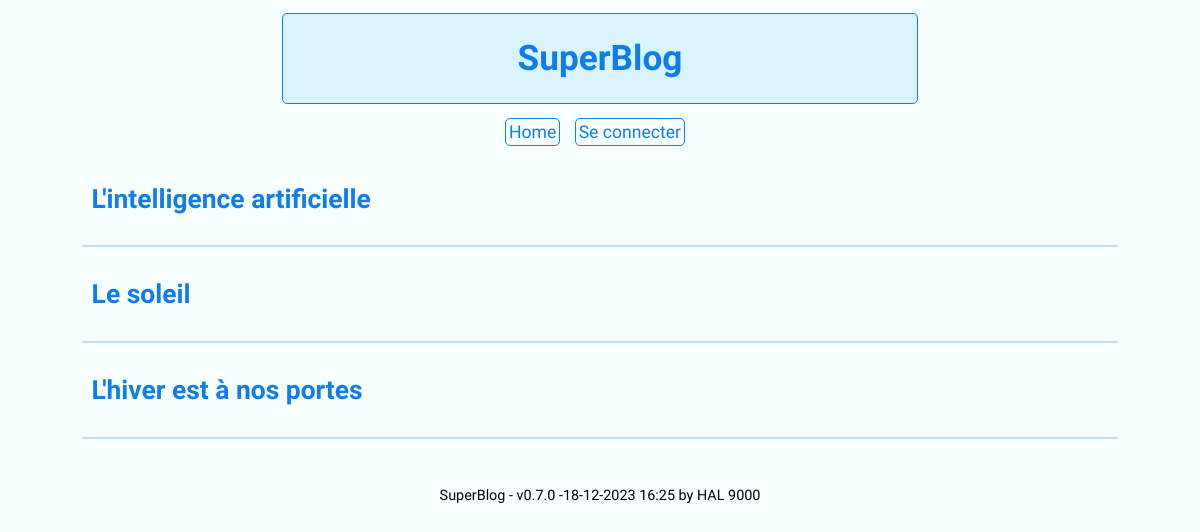
The page / on the database its author committed.
### tables this page shows
CREATE TABLE `articles` (
  `id` int(10) UNSIGNED NOT NULL,
  `title` varchar(250) NOT NULL,
  `content` longtext NOT NULL,
  `picture` varchar(250) DEFAULT NULL,
  `active` tinyint(3) UNSIGNED DEFAULT 1
);

### app/functions/fct-db.php (called while the page is built, shortened)
<?php
function getAllArticlesDB($conn, $active = '%') {
    try {
        $req = $conn->prepare("SELECT * FROM articles WHERE active LIKE :active ORDER BY id DESC");
        $req->bindParam(':active', $active);
        $req->execute();
        $resultat = $req->fetchall(PDO::FETCH_ASSOC);
        return $resultat;
    } catch (PDOException $e) {
        (DEBUG)? $st = 'Error : ' . $e->getMessage() : $st = "Error in : getAllArticlesDB() function";
        return $st;
    }
}

### app/functions/fct-ui.php (the view, shortened to what this page needs)
<?php
function displayNavigation(){
    $navigation = '';
    if($_SESSION['IDENTIFY']){
        $navigation .= '
        <nav>
            <ul class="menu">
                <li><a href="index.php">Home</a></li>
                <li><a href="manager.php">Gérer</a></li>
                <li><a href="add.php">Ajouter</a></li>
                <li><a href="logoff.php" class="btn-danger">Déconnexion</a></li>
            </ul>
            <div class="welcome"> Bienvenue <span>'.$_SESSION['user_email'].'</span></div>
        <nav>';
    }else{
        $navigation .= '
        <nav>
            <ul class="menu">
                <li><a href="index.php">Home</a></li>
                <!--<li><a href="manager.php">Gérer</a></li>
                <li><a href="add.php">Ajouter</a></li>-->
                <li><a href="login.php">Se connecter</a></li>
            </ul>
        <nav>';
    }
    echo $navigation;
}
function displayHeadSection($title = APP_NAME){
    $head = '
        <meta charset="UTF-8">
        <meta name="viewport" content="width=device-width, initial-scale=1.0">
        <link rel="icon" type="image/png" href="assets/img/favicon.png">
        <link rel="preconnect" href="https://fonts.gstatic.com">
        <link rel="stylesheet" href="https://cdnjs.cloudflare.com/ajax/libs/modern-normalize/2.0.0/modern-normalize.min.css" />
        <link rel="stylesheet" href="assets/css/styles.css">
        <title>' . $title . '</title>
    ';
    echo $head;
}
function displayArticles($articles) {
    foreach ($articles as $article) {
        echo '<article><a href="article.php?id='.$article['id'].'" title="Lire l\'article"><h2 class="article-item">' . $article['title'] . '</h2></a></article>';
        echo '<hr>';
    }
}
function displayFooter($app_name = APP_NAME, $app_version = APP_VERSION, $app_update = APP_UPDATED, $app_author = APP_AUTHOR) {
    echo"<p>$app_name - $app_version -$app_update by $app_author<p>";
}

### index.php (shortened to what this page needs)
<?php
    require_once('settings.php');
    $result = null;
    $execute = false;
    if(!is_object($conn)){
        $msg = getMessage($conn, 'error');
    }else{
        $result = getAllArticlesDB($conn, 1);
        (isset($result) && is_array($result))? $execute = true : $msg = getMessage($result, 'error');
    }
?>
<!DOCTYPE html>
<html lang="en">
<head>
    <?php displayHeadSection('Accueil'); ?>
</head>
<body>
    <div class="container">
            <div id="header-logo">
                <h1><?php echo APP_NAME; ?></h1>
            </div>
            <div id="main-menu">
                <?php displayNavigation(); ?>
            </div>
            <div id="content">
                <?php
                    if($execute)
                        displayArticles($result);
                ?>
            </div>
            <footer>
                <?php displayFooter(); ?>
            </footer>
        </div>
</body>
</html>

### assets/css/styles.css (style rules this page uses)
:root { --body-backg-color: rgb(246, 254, 255); --header-backg-color: rgb(217, 244, 253); --menu-item-color: rgb(15, 125, 235); --menu-item-color-hover: rgb(12, 72, 132); --danger-color: rgb(217, 12, 12); --backg-msg-danger-color: rgb(255, 208, 208); --success-color: rgb(39, 156, 18); --backg-msg-success-color: rgb(222, 254, 180); --danger-color-hover: rgb(147, 13, 13); --link-color: rgb(1, 125, 248); --published-color: rgb(74, 192, 41); --border-width: 1px; }
body { font-family: "Exo 2", sans-serif; font-size: 1.1rem; background-color: var(--body-backg-color); color: var(--body-color) }
footer { margin-top: 3rem; text-align: center; font-size: 0.9rem; }
h2 { color: var(--menu-item-color); }
article a { text-decoration: none; color: var(--menu-item-color); }
hr { margin: 1rem 0; border: var(--border-width) solid var(--menu-item-color); opacity: .25; }
.article-item { padding: 10px; }
.container { margin: 0 1rem 0 1rem; }
.menu { list-style-type: none; padding-left: 0; margin-bottom: 2rem; }
.menu a { text-decoration: none; border: 1px solid var(--menu-item-color); border-radius: 5px; color: var(--menu-item-color); padding: 3px; margin-right: 10px; }
#header-logo { color: var(--menu-item-color); border: 1px solid var(--menu-item-color); background-color: var(--header-backg-color); border-radius: 5px; text-align: center; max-width: 55%; margin-left: auto; margin-right: auto; margin-bottom: 1rem; margin-top: 0.8rem; }
#main-menu { display: block; margin: 0; text-align: center; }
#main-menu ul { list-style-type: none; }
#main-menu ul li { display: inline; margin: 0 !important; }
#content, #content-edit, #content-add { display: block; width: 90%; margin: auto; }

### rows shown on the page
articles: title "L'intelligence artificielle"
articles: title "Le soleil"
articles: title "L'hiver est à nos portes"

### other values the page prints
APP_NAME "SuperBlog"
$app_name "SuperBlog"
$app_version "v0.7.0"
$app_update "18-12-2023 16:25"
$app_author "HAL 9000"
